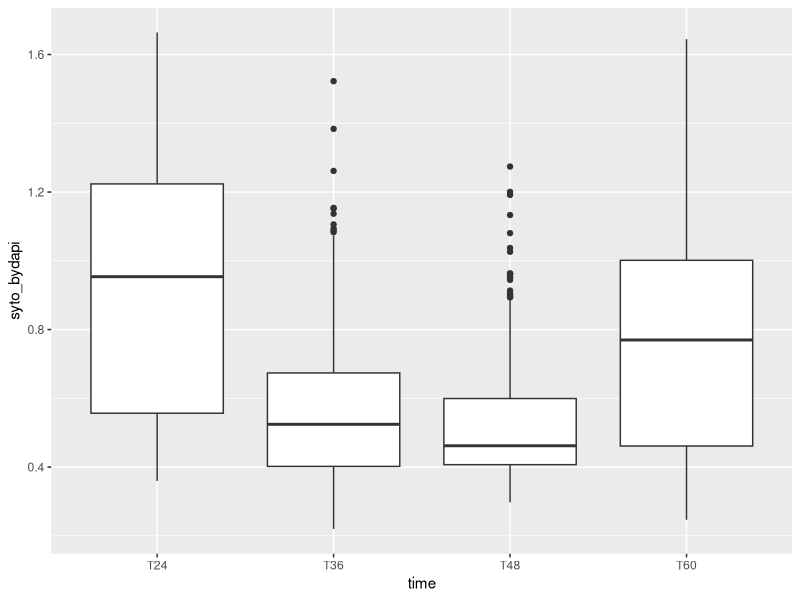

Generate this figure with R:
## ---- chunk 1
#setup


# Clear your workspace
rm(list=ls())

# Load useful packages
if (!require("tidyverse")) {
  install.packages("tidyverse", dependencies = TRUE)
  library(tidyverse)
}
## ---- chunk 2
df<- read.csv("MaskedNuclei.csv")

nuclei<- df %>%
  select(ImageNumber, FileName_OrigBlue, Intensity_MeanIntensity_OrigGreen, Intensity_MeanIntensity_OrigBlue) %>%
  mutate(genotype = case_when(grepl("WT", FileName_OrigBlue)~ "WT", TRUE~ "CKO"),
         time = case_when(grepl("T24", FileName_OrigBlue)~ "T24", 
                          grepl("T36", FileName_OrigBlue)~ "T36", 
                          grepl("48", FileName_OrigBlue)~ "T48", 
                          TRUE~ "T60")) %>%
  mutate(syto_bydapi = Intensity_MeanIntensity_OrigGreen / Intensity_MeanIntensity_OrigBlue)

## ---- chunk 3
#remove outliers 
remove_outliers <- function(x, na.rm = TRUE, ...) {
  qnt <- quantile(x, probs=c(.25, .75), na.rm = na.rm, ...)
  H <- 1.5 * IQR(x, na.rm = na.rm)
  y <- x
  y[x < (qnt[1] - H)] <- NA
  y[x > (qnt[2] + H)] <- NA
  y
}

nuclei2 <- nuclei %>%
  group_by(genotype) %>%
  mutate(syto_bydapi = remove_outliers(syto_bydapi))


which(is.na(nuclei2))
## ---- chunk 4
wt <- nuclei2 %>% filter(genotype == "WT")

cko <- nuclei2 %>% filter(genotype == "CKO")

## ---- chunk 5
ggplot(wt, aes(x=time, y = syto_bydapi)) +
  geom_boxplot()
## ---- chunk 6
wt_means<- wt %>%
  ungroup() %>%
  group_by(time, ImageNumber) %>%
  mutate(row = row_number()) %>%
  ungroup() %>%
  select(row, time, ImageNumber, syto_bydapi) %>%
  pivot_wider(names_from = c(time, ImageNumber), 
              values_from = syto_bydapi) %>%
  select(-row)

write.csv(wt_means, "WT_mean_sytodapi.csv", row.names = F)

cko_means<- cko %>%
  ungroup() %>%
  group_by(time, ImageNumber) %>%
  mutate(row = row_number()) %>%
  ungroup() %>%
  select(row, time, ImageNumber, syto_bydapi) %>%
  pivot_wider(names_from = c(time, ImageNumber), 
              values_from = syto_bydapi) %>%
  select(-row)

write.csv(cko_means, "CKO_mean_sytodapi.csv", row.names = F)
